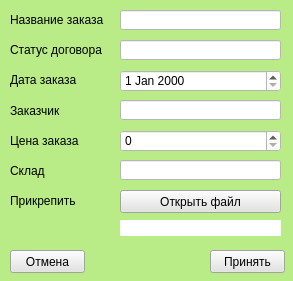
<?xml version="1.0" encoding="UTF-8"?>
<ui version="4.0">
 <class>Form</class>
 <widget class="QWidget" name="Form">
  <property name="geometry">
   <rect>
    <x>0</x>
    <y>0</y>
    <width>293</width>
    <height>281</height>
   </rect>
  </property>
  <property name="windowTitle">
   <string>Form</string>
  </property>
  <property name="styleSheet">
   <string notr="true">background-color: #B9EC87;</string>
  </property>
  <widget class="QLineEdit" name="lineEdit">
   <property name="geometry">
    <rect>
     <x>120</x>
     <y>10</y>
     <width>161</width>
     <height>20</height>
    </rect>
   </property>
   <property name="styleSheet">
    <string notr="true">background-color: white;</string>
   </property>
   <property name="placeholderText">
    <string/>
   </property>
  </widget>
  <widget class="QLineEdit" name="lineEdit_2">
   <property name="geometry">
    <rect>
     <x>120</x>
     <y>40</y>
     <width>161</width>
     <height>20</height>
    </rect>
   </property>
   <property name="styleSheet">
    <string notr="true">background-color: white;</string>
   </property>
  </widget>
  <widget class="QLineEdit" name="lineEdit_5">
   <property name="geometry">
    <rect>
     <x>120</x>
     <y>100</y>
     <width>161</width>
     <height>20</height>
    </rect>
   </property>
   <property name="styleSheet">
    <string notr="true">background-color: white;</string>
   </property>
  </widget>
  <widget class="QLineEdit" name="lineEdit_6">
   <property name="geometry">
    <rect>
     <x>120</x>
     <y>160</y>
     <width>161</width>
     <height>20</height>
    </rect>
   </property>
   <property name="styleSheet">
    <string notr="true">background-color: white;</string>
   </property>
  </widget>
  <widget class="QDateEdit" name="dateEdit">
   <property name="geometry">
    <rect>
     <x>120</x>
     <y>70</y>
     <width>161</width>
     <height>22</height>
    </rect>
   </property>
   <property name="styleSheet">
    <string notr="true">background-color: white;</string>
   </property>
  </widget>
  <widget class="QSpinBox" name="spinBox_3">
   <property name="geometry">
    <rect>
     <x>120</x>
     <y>130</y>
     <width>161</width>
     <height>22</height>
    </rect>
   </property>
   <property name="styleSheet">
    <string notr="true">background-color: white;</string>
   </property>
   <property name="maximum">
    <number>999999999</number>
   </property>
  </widget>
  <widget class="QPushButton" name="pushButton">
   <property name="geometry">
    <rect>
     <x>210</x>
     <y>250</y>
     <width>75</width>
     <height>23</height>
    </rect>
   </property>
   <property name="styleSheet">
    <string notr="true">background-color: #E3E3E3;</string>
   </property>
   <property name="text">
    <string>Принять</string>
   </property>
  </widget>
  <widget class="QPushButton" name="pushButton_2">
   <property name="geometry">
    <rect>
     <x>10</x>
     <y>250</y>
     <width>75</width>
     <height>23</height>
    </rect>
   </property>
   <property name="styleSheet">
    <string notr="true">background-color: #E3E3E3;</string>
   </property>
   <property name="text">
    <string>Отмена</string>
   </property>
  </widget>
  <widget class="QLabel" name="label">
   <property name="geometry">
    <rect>
     <x>10</x>
     <y>10</y>
     <width>101</width>
     <height>20</height>
    </rect>
   </property>
   <property name="text">
    <string>Название заказа</string>
   </property>
  </widget>
  <widget class="QLabel" name="label_2">
   <property name="geometry">
    <rect>
     <x>10</x>
     <y>40</y>
     <width>101</width>
     <height>20</height>
    </rect>
   </property>
   <property name="text">
    <string>Статус договора</string>
   </property>
  </widget>
  <widget class="QLabel" name="label_3">
   <property name="geometry">
    <rect>
     <x>10</x>
     <y>70</y>
     <width>101</width>
     <height>20</height>
    </rect>
   </property>
   <property name="text">
    <string>Дата заказа</string>
   </property>
  </widget>
  <widget class="QLabel" name="label_4">
   <property name="geometry">
    <rect>
     <x>10</x>
     <y>100</y>
     <width>101</width>
     <height>21</height>
    </rect>
   </property>
   <property name="text">
    <string>Заказчик</string>
   </property>
  </widget>
  <widget class="QLabel" name="label_5">
   <property name="geometry">
    <rect>
     <x>10</x>
     <y>130</y>
     <width>101</width>
     <height>21</height>
    </rect>
   </property>
   <property name="text">
    <string>Цена заказа</string>
   </property>
  </widget>
  <widget class="QLabel" name="label_8">
   <property name="geometry">
    <rect>
     <x>10</x>
     <y>160</y>
     <width>101</width>
     <height>21</height>
    </rect>
   </property>
   <property name="text">
    <string>Склад</string>
   </property>
  </widget>
  <widget class="QLabel" name="label_9">
   <property name="geometry">
    <rect>
     <x>10</x>
     <y>190</y>
     <width>101</width>
     <height>21</height>
    </rect>
   </property>
   <property name="text">
    <string>Прикрепить</string>
   </property>
  </widget>
  <widget class="QPushButton" name="pushButton_3">
   <property name="geometry">
    <rect>
     <x>120</x>
     <y>190</y>
     <width>161</width>
     <height>23</height>
    </rect>
   </property>
   <property name="styleSheet">
    <string notr="true">background-color: #E3E3E3;</string>
   </property>
   <property name="text">
    <string>Открыть файл</string>
   </property>
  </widget>
  <widget class="QLabel" name="label_10">
   <property name="geometry">
    <rect>
     <x>120</x>
     <y>220</y>
     <width>161</width>
     <height>16</height>
    </rect>
   </property>
   <property name="styleSheet">
    <string notr="true">background-color: white;</string>
   </property>
   <property name="text">
    <string/>
   </property>
  </widget>
 </widget>
 <resources/>
 <connections/>
</ui>
